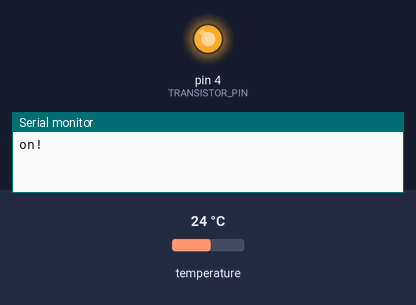
Simulated run of this sketch. Board: Arduino Uno, built with avr-gcc and run on an emulated ATmega328P. On the bench: output pins drawn as LEDs (lit = HIGH), the last lines printed to the serial monitor. Inputs (shaded band) come from the test bench; at power-on: temperature 24 °C.

Above: at 1.5 s.
At 3.6 s:
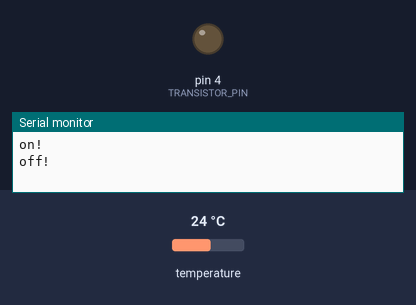
Timing chart, 0 to 6.6 s (numbered marks = the images above):
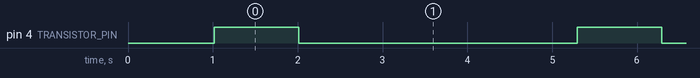

Measured:
- by itself, pin 4 (TRANSISTOR_PIN): alternates HIGH for 1.0 s and LOW for 3.3 s

The sketch:

PlayWithDue.ino
```cpp
#define THERMO_COUPLE_ONE_WIRE 2

// Note: In a real solution, we need to know the addresses for the temperature sensors
// so that we can be definite about which one is where. See:
// https://lastminuteengineers.com/multiple-ds18b20-arduino-tutorial/
// For now, we will rely on "indexing" and if it is wrong just switch the sensors.
// This is a quick-and-dirty approach for the "RibbonFish" POC.
#define POST_STACK_0_IDX 0
#define POST_HEATER_0_IDX 1


#include <OneWire.h>
#include <DallasTemperature.h>
OneWire oneWire(THERMO_COUPLE_ONE_WIRE);
// Pass our oneWire reference to Dallas Temperature.
DallasTemperature sensors(&oneWire);

double read_temp(int idx) {
  sensors.requestTemperatures(); // Send the command to get temperatures
  // After we got the temperatures, we can print them here.
  // We use the function ByIndex, and as an example get the temperature from the first sensor only.
  float tempC = sensors.getTempCByIndex(idx);

  // Check if reading was successful
  if (tempC != DEVICE_DISCONNECTED_C)
  {
//    Serial.print(F("Temperature for the device 1 (index 0) is: "));
//   Serial.println(tempC);
  }
  else
  {
    Serial.print(F("Error: Could not read temperature data: "));
    Serial.println(idx);
  }
  return tempC;
}

const int TRANSISTOR_PIN = 4;
void setup() {
    // initialize
    pinMode(TRANSISTOR_PIN, OUTPUT);
    pinMode(THERMO_COUPLE_ONE_WIRE, INPUT);
    Serial.begin(9600);
    delay(1000);


  // Start up the library
  sensors.begin();
}
const int d = 2000;
void loop() {
  Serial.println("on!");
  digitalWrite(TRANSISTOR_PIN,HIGH);
  delay(1000);
  Serial.println("off!");
  digitalWrite(TRANSISTOR_PIN,LOW);
  delay(1000);
  sensors.requestTemperatures();
  float postStackTempC = read_temp(POST_STACK_0_IDX);
  Serial.print("Post Stack temp:");
  Serial.println(postStackTempC);
  float postHeaterTempC = read_temp(POST_HEATER_0_IDX);
  Serial.print("Post Heater temp:");
  Serial.println(postHeaterTempC);
}
// END FILE
```
